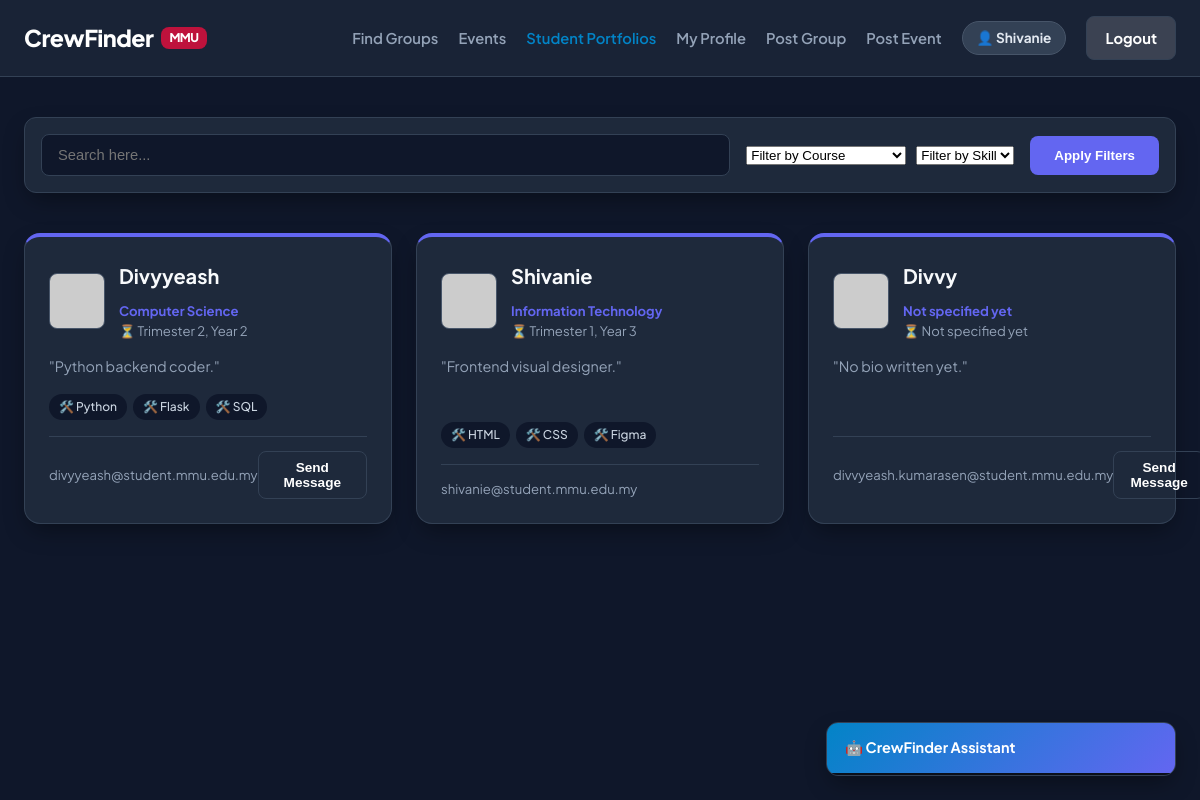
The app's page /?tab=profiles (signed in) with its own data.
### models.py (models this page shows, shortened)
class User(db.Model, UserMixin):
    id = db.Column(db.Integer, primary_key=True)
    username = db.Column(db.String(50), unique=True, nullable=False)
    email = db.Column(db.String(120), unique=True, nullable=False)
    password_hash = db.Column(db.String(256), nullable=False)
    course = db.Column(db.String(100), default="Not specified yet")
    semester = db.Column(db.String(50), default="Not specified yet")
    skills = db.Column(db.String(200), default="None listed yet")
    bio = db.Column(db.Text, default="No bio written yet.")
    avatar_name = db.Column(db.String(50), default="bottts")
    projects = db.relationship('Project', backref='author', lazy=True)
    events = db.relationship('Event', backref='creator', lazy=True)

### app.py (the view, shortened to what this page needs)
@app.route('/')
def index():
    search = request.args.get('search', '').strip() #Get the search query from the request query parameters-after the ? in url. If no search query is provided, default to an empty string. The .strip() method is used to remove any leading or trailing whitespace from the search query, ensuring that the search functionality works correctly even if the user accidentally adds extra spaces before or after their input.
    course_filter = request.args.get('course', '') #Get the course filter from the request query parameters-after the ? in url. If no course filter is provided, default to an empty string. This allows users to filter profiles based on their course of study.
    skill_filter = request.args.get('skill', '') #Get the skill filter from the request query parameters-after the ? in url. If no skill filter is provided, default to an empty string. This allows users to filter profiles based on their skills.
    current_tab = request.args.get('tab', 'groups') #Get the current tab from the request query parameters-after the ? in url. If no tab is specified, default to 'groups'. This allows the application to remember which tab the user was on when they performed a search or applied filters.
    group_query = Project.query   #Start looking at the Project table.
    if search:
        group_query = group_query.filter(Project.title.contains(search) | Project.subject_code.contains(search)) #Find groups where the title OR subject code contains the search word.
    groups = group_query.order_by(Project.date_posted.desc()).all() #Order the groups by the date they were posted, with the newest ones first, and get all of them.
    event_query = Event.query
    if search:
        event_query = event_query.filter(Event.title.contains(search) | Event.description.contains(search))
    events = event_query.order_by(Event.date_created.desc()).all()
    profile_query = User.query
    if skill_filter:
        profile_query = profile_query.filter(User.skills.contains(skill_filter))
    if search:
        profile_query = profile_query.filter(User.username.contains(search) | User.skills.contains(search))
    profiles = profile_query.all()
    all_courses = sorted(list(set([u.course for u in User.query.all() if u.course and u.course != "Not specified yet"]))) #user.query.all() retrieves all user profiles from the database,u.course() extracts the course field from each profile, set() filters out any empty or default values,removes duplicates by converting to a set, sorted()sorts the unique courses alphabetically, and list()converts it back to a list. The resulting all_courses variable will contain a sorted list of unique courses that users have specified in their profiles, which can be used to populate the course filter dropdown in the UI.
    all_skills = sorted(list(set([s.strip() for u in User.query.all() if u.skills for s in u.skills.split(',') if u.skills != "None listed yet"]))) #This line retrieves all user profiles from the database, extracts the skills field from each profile, splits the skills by comma, strips any leading/trailing whitespace, filters out any empty values, removes duplicates by converting to a set, sorts the unique skills alphabetically, and converts it back to a list. The resulting all_skills variable will contain a sorted list of unique skills that users have specified in their profiles, which can be used to populate the skill filter dropdown in the UI.
    return render_template('index.html',
                           groups=groups, events=events, profiles=profiles,
                           all_courses=all_courses, all_skills=all_skills,
                           search_query=search, course_filter=course_filter, skill_filter=skill_filter,
                           current_tab=current_tab)

### app.py (called while the page is built)
@login_manager.user_loader
def load_user(user_id):
    return User.query.get(int(user_id))

### templates/index.html (shortened to what this page needs)
<!DOCTYPE html>
<html lang="en">
<head>
    <link rel="stylesheet" href="{{ url_for('static', filename='style.css') }}">
</head>
<body class="dashboard-body">
    <nav class="navbar">
        <div class="nav-container">
            <a href="{{ url_for('index') }}" class="nav-logo">CrewFinder <span class="mmu-tag">MMU</span></a>
            <div class="nav-links">
                <a href="{{ url_for('index', tab='groups') }}" class="{% if current_tab == 'groups' %}active{% endif %}">Find Groups</a>
                <a href="{{ url_for('index', tab='events') }}" class="{% if current_tab == 'events' %}active{% endif %}">Events</a>
                <a href="{{ url_for('index', tab='profiles') }}" class="{% if current_tab == 'profiles' %}active{% endif %}">Student Portfolios</a>
                {% if current_user.is_authenticated %}
                    <a href="{{ url_for('create_profile') }}">My Profile</a>
                    <a href="#" onclick="openWindow('groupModal', true)">Post Group</a>
                    <a href="#" onclick="openWindow('eventModal', true)">Post Event</a>
                    <span class="user-pill">👤 {{ current_user.username }}</span>
                    <a href="{{ url_for('logout') }}" class="btn-nav-login logout-btn">Logout</a>
                {% else %}
                    <a href="{{ url_for('login') }}" class="btn-nav-login">Sign In</a>
                {% endif %}
            </div>
        </div>
    </nav>
    <main class="dashboard-container">
        <form method="GET" action="{{ url_for('index') }}" class="search-filter-section">
            <div class="search-box">
                <input type="text" name="search" value="{{ search_query }}" placeholder="Search here...">
            </div>
            {% if current_tab == 'profiles' %}
            <div style="display: flex; gap: 10px;">
                <select name="course">
                    <option value="">Filter by Course</option>
                </select>
                <select name="skill">
                    <option value="">Filter by Skill</option>
                </select>
            </div>
            {% endif %}
            <button type="submit" class="btn-filter-search">Apply Filters</button>
        </form>
        {% if current_tab == 'profiles' %}
        <section class="listings-section">
            <div class="listings-grid">
                {% for profile in profiles %}
                <div class="project-card portfolio-card">
                    <div class="portfolio-top-block">
                        <img src="https://api.dicebear.com/7.x/pixel-art/svg?seed={{ profile.avatar_name }}" alt="Avatar" class="portfolio-avatar">
                        <div>
                            <h3>{{ profile.username }}</h3>
                            <p class="portfolio-subtext" style="color:#6366f1; font-weight:700;">{{ profile.course }}</p>
                            <p class="portfolio-subtext">⏳ {{ profile.semester }}</p>
                        </div>
                    </div>
                    <p class="project-desc">"{{ profile.bio }}"</p>
                    <div class="project-tags">
                        {% if profile.skills != "None listed yet" %}
                            {% for skill in profile.skills.split(',') %}
                                <span>🛠️ {{ skill.strip() }}</span>
                            {% endfor %}
                        {% endif %}
                    </div>
                    <div class="card-footer">
                        <span class="posted-by">{{ profile.email }}</span>
                        {% if current_user.is_authenticated and current_user.id != profile.id %}
                            <button class="btn-join portfolio-btn" onclick="startChat('{{ profile.username }}')">Send Message</button>
                        {% endif %}
                    </div>
                </div>
                {% endfor %}
            </div>
        </section>
        {% endif %}
    </main>
    <div class="chat-widget" id="aiChatBox">
        <div class="chat-header" onclick="toggleAIChat()"><h4>🤖 CrewFinder Assistant</h4></div>
        <div class="chat-body" id="aiChatBody">
        </div>
    </div>
</body>
</html>

### records on screen
User: username "Shivanie", course "Information Technology", semester "Trimester 1, Year 3", bio "Frontend visual designer.", strip "HTML" "CSS" "Figma", email "shivanie@student.mmu.edu.my"
User: username "Divyyeash", course "Computer Science", semester "Trimester 2, Year 2", bio "Python backend coder.", strip "Python" "Flask" "SQL", email "divyyeash@student.mmu.edu.my"
User: username "Divvy", course "Not specified yet", semester "Not specified yet", bio "No bio written yet.", email "divvyeash.kumarasen@student.mmu.edu.my"
